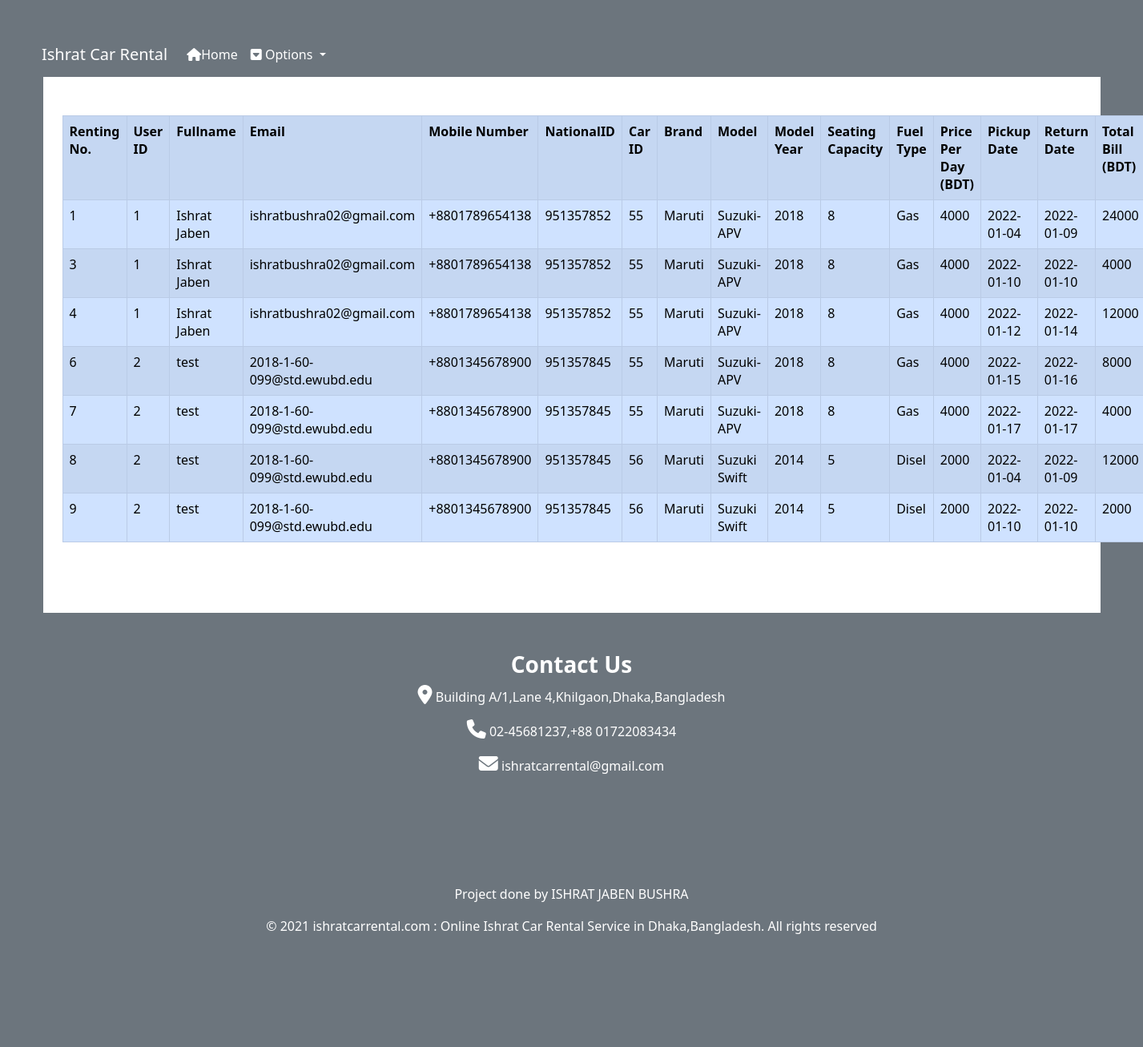
The page /admin/view_bookings.php (signed in) on the database its author committed.
### tables this page shows
CREATE TABLE `rented` (
  `ren_id` int(255) NOT NULL,
  `u_id` int(255) NOT NULL,
  `Fullname` varchar(255) NOT NULL,
  `Email` varchar(255) NOT NULL,
  `Mobile Number` varchar(255) NOT NULL,
  `NationalID` varchar(255) NOT NULL,
  `carr_id` int(255) NOT NULL,
  `brand` varchar(255) NOT NULL,
  `model` varchar(255) NOT NULL,
  `model_year` varchar(255) NOT NULL,
  `seat` varchar(255) NOT NULL,
  `fuel` varchar(255) NOT NULL,
  `price` varchar(255) NOT NULL,
  `pdate` date NOT NULL,
  `ren_date` date NOT NULL,
  `total_bill` varchar(255) NOT NULL
);

### admin/view_bookings.php (the view, shortened to what this page needs)
<?php include('adsession.php');
include("adhead.php");
include('db.php');
?>
<html>
<div class="container" style="background-color: white;">
	<body>
		<div class="container py-5">
			<table class="table table-bordered table-primary table-striped">
				<tr>
					<th>Renting No.</th>
					<th>User ID</th>
					<th>Fullname</th>
					<th>Email</th>
					<th>Mobile Number</th>
					<th>NationalID</th>
					<th>Car ID</th>
					<th>Brand</th>
					<th>Model</th>
					<th>Model Year</th>
					<th>Seating Capacity</th>
					<th>Fuel Type</th>
					<th>Price Per Day (BDT)</th>
					<th>Pickup Date</th>
					<th>Return Date</th>
					<th>Total Bill (BDT)</th>
					<?php
					$sql = "SELECT * FROM rented ORDER BY brand";
					$result = mysqli_query($conn, $sql);
					$total = mysqli_num_rows($result);
					if ($total != 0) {
						while (($fetch = mysqli_fetch_assoc($result))) {
							echo "
					<tr>
					<td >" . $fetch['ren_id'] . "</td>
					<td>" . $fetch['u_id'] . "</td>
					<td>" . $fetch['Fullname'] . "</td>
					<td>" . $fetch['Email'] . "</td>
					<td>" . $fetch['Mobile Number'] . "</td>
					<td>" . $fetch['NationalID'] . "</td>
					<td>" . $fetch['carr_id'] . "</td>
					<td>" . $fetch['brand'] . "</td>
					<td>" . $fetch['model'] . "</td>
					<td>" . $fetch['model_year'] . "</td>
					<td>" . $fetch['seat'] . "</td>
					<td>" . $fetch['fuel'] . "</td>
					<td>" . $fetch['price'] . "</td>
					<td>" . $fetch['pdate'] . "</td>
					<td>" . $fetch['ren_date'] . "</td>
					<td>" . $fetch['total_bill'] . "</td>
					";
						}
					} else {
					}
					?>
				</tr>
			</table>
		</div>
	</body>
	<br>
</div>
</html>
<?php include('adfoot.php');  ?>

### admin/adhead.php (style rules this page uses)
body { background-color: white; color: white; text-align: center; border: 40px solid #6c757d; margin: 0px; }

### rows shown on the page
rented: ren_id "1", u "1", Fullname "Ishrat Jaben", Email "ishratbushra02@gmail.com", Mobile Number "+8801789654138", NationalID "951357852", carr "55", brand "Maruti", model "Suzuki- APV", model_year "2018", seat "8", fuel "Gas", price "4000", pdate "2022-01-04", ren_date "2022-01-09", total_bill "24000"
rented: ren_id "3", u "1", Fullname "Ishrat Jaben", Email "ishratbushra02@gmail.com", Mobile Number "+8801789654138", NationalID "951357852", carr "55", brand "Maruti", model "Suzuki- APV", model_year "2018", seat "8", fuel "Gas", price "4000", pdate "2022-01-10", ren_date "2022-01-10", total_bill "4000"
rented: ren_id "4", u "1", Fullname "Ishrat Jaben", Email "ishratbushra02@gmail.com", Mobile Number "+8801789654138", NationalID "951357852", carr "55", brand "Maruti", model "Suzuki- APV", model_year "2018", seat "8", fuel "Gas", price "4000", pdate "2022-01-12", ren_date "2022-01-14", total_bill "12000"
rented: ren_id "6", u "2", Fullname "test", Email "2018-1-60-099@std.ewubd.edu", Mobile Number "+8801345678900", NationalID "951357845", carr "55", brand "Maruti", model "Suzuki- APV", model_year "2018", seat "8", fuel "Gas", price "4000", pdate "2022-01-15", ren_date "2022-01-16", total_bill "8000"
rented: ren_id "7", u "2", Fullname "test", Email "2018-1-60-099@std.ewubd.edu", Mobile Number "+8801345678900", NationalID "951357845", carr "55", brand "Maruti", model "Suzuki- APV", model_year "2018", seat "8", fuel "Gas", price "4000", pdate "2022-01-17", ren_date "2022-01-17", total_bill "4000"
rented: ren_id "8", u "2", Fullname "test", Email "2018-1-60-099@std.ewubd.edu", Mobile Number "+8801345678900", NationalID "951357845", carr "56", brand "Maruti", model "Suzuki Swift", model_year "2014", seat "5", fuel "Disel", price "2000", pdate "2022-01-04", ren_date "2022-01-09", total_bill "12000"
rented: ren_id "9", u "2", Fullname "test", Email "2018-1-60-099@std.ewubd.edu", Mobile Number "+8801345678900", NationalID "951357845", carr "56", brand "Maruti", model "Suzuki Swift", model_year "2014", seat "5", fuel "Disel", price "2000", pdate "2022-01-10", ren_date "2022-01-10", total_bill "2000"
